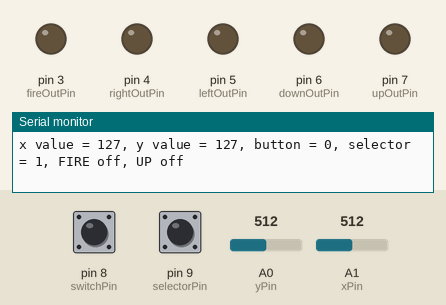
Bench run of a sketch on a simulated Arduino Uno, built with avr-gcc and run on an emulated ATmega328P. Parts: output pins drawn as LEDs (lit = HIGH), the last lines printed to the serial monitor. The inputs (shaded band) are chosen by the test bench; at power-on: A0 (yPin) = 512, A1 (xPin) = 512, pin 8 (switchPin) LOW, pin 9 (selectorPin) HIGH.

Above: at 1.2 s.
1.3 s: A0 (yPin) set to 414
4.3 s: A0 (yPin) set to 397
At 4.9 s:
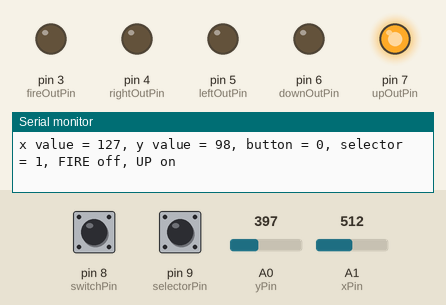
5.8 s: A1 (xPin) set to 420
8.8 s: A1 (xPin) set to 394
At 9.2 s:
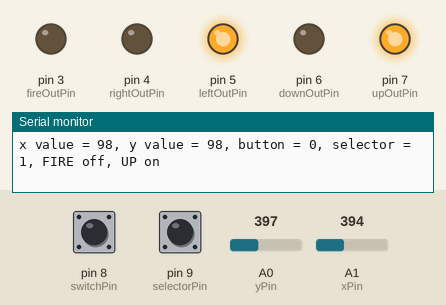
10.3 s: pin 8 (switchPin) pulled HIGH for 0.15 s
At 10.49 s:
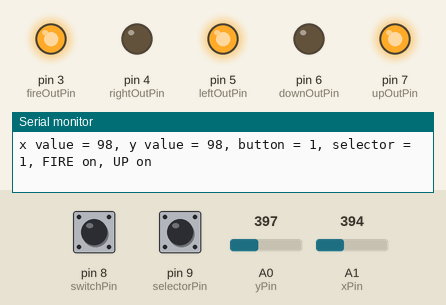
12.0 s: pin 9 (selectorPin) pulled LOW for 0.15 s
At 12.2 s:
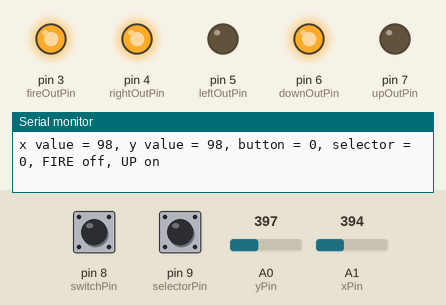
Timing chart, 0 to 14.7 s (numbered marks = the images above; inputs shaded):
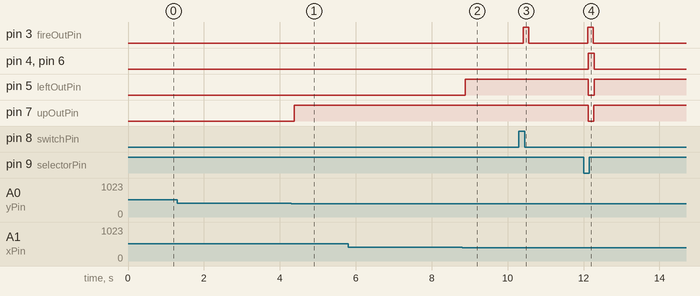

Measured:
- the behaviour switches between 406 and 405 on A0 (yPin) (found by bisection; images 0 and 1)
- the behaviour switches between 406 and 405 on A1 (xPin) (found by bisection; images 1 and 2)
- after the input at 4.3 s, pin 7 (upOutPin): LOW → HIGH after 0.09 s
- after the input at 8.8 s, pin 5 (leftOutPin): LOW → HIGH after 0.08 s
- after the input at 10.3 s, pin 3 (fireOutPin): LOW → HIGH after 0.12 s, → LOW 0.15 s later
- after the input at 12.0 s, pin 3 (fireOutPin): LOW → HIGH after 0.11 s, → LOW 0.15 s later; pin 4 (rightOutPin), pin 6 (downOutPin): LOW → HIGH after 0.13 s, → LOW 0.15 s later; pin 5 (leftOutPin): HIGH → LOW after 0.13 s, → HIGH 0.15 s later; pin 7 (upOutPin): HIGH → LOW after 0.12 s, → HIGH 0.15 s later

The sketch:

UnifiedJoystick.ino
```cpp
 const int xPin = A1;
const int yPin = A0;
const int switchPin = 8;
const int selectorPin = 9;
const int upOutPin = 7; // blue
const int downOutPin = 6; // green
const int leftOutPin = 5; // red
const int rightOutPin = 4; // yellow
const int fireOutPin = 3; // white


int yValue = 0;
int yPotValue = 0;
int xValue = 0;
int xPotValue = 0;
int buttonValue = 0;
int selectorState = 0;

void setup() {
  // put your setup code here, to run once:
  Serial.begin(9600);
  pinMode(switchPin, INPUT);
  pinMode(upOutPin, OUTPUT);
  pinMode(downOutPin, OUTPUT);
  pinMode(leftOutPin, OUTPUT);
  pinMode(rightOutPin, OUTPUT);
  pinMode(fireOutPin, OUTPUT);
  pinMode(selectorPin, INPUT_PULLUP);
}

void loop() {
  // put your main code here, to run repeatedly:
  yPotValue = analogRead(yPin);
  yValue = map(yPotValue, 0, 1024, 0, 255);

  xPotValue = analogRead(xPin);
  xValue = map(xPotValue, 0, 1024, 0, 255);

  buttonValue = digitalRead(switchPin);
  selectorState = digitalRead(selectorPin);

  Serial.print("x value = ");
  Serial.print(xValue);
  Serial.print(", y value = ");
  Serial.print(yValue);
  Serial.print(", button = ");
  Serial.print(buttonValue);
  Serial.print(", selector = ");
  Serial.print(selectorState);

  if (buttonValue == 1) {
    switchOn(fireOutPin, selectorState);
    Serial.print(", FIRE on");
  } else {
    switchOff(fireOutPin, selectorState);
    Serial.print(", FIRE off");
  }

  if (yValue <= 100) {
    switchOn(upOutPin, selectorState);
    Serial.print(", UP on");
  } else {
    switchOff(upOutPin, selectorState);
    Serial.print(", UP off");
  }

  if (yValue >= 200) {
    switchOn(downOutPin, selectorState);
  } else {
    switchOff(downOutPin, selectorState);
  }

  if (xValue <= 100) {
    switchOn(leftOutPin, selectorState);
  } else {
    switchOff(leftOutPin, selectorState);
  }

  if (xValue >= 200) {
    switchOn(rightOutPin, selectorState);
  } else {
    switchOff(rightOutPin, selectorState);
  }
  Serial.println("");
  delay(2);
}

void switchOn(int writePin, int selectorState){
  if (selectorState == HIGH) {
    digitalWrite(writePin, HIGH);
  } else {
    digitalWrite(writePin, LOW);
  }
}

void switchOff(int writePin, int selectorState){
  if (selectorState == LOW) {
    digitalWrite(writePin, HIGH);
  } else {
    digitalWrite(writePin, LOW);
  }
}
```
